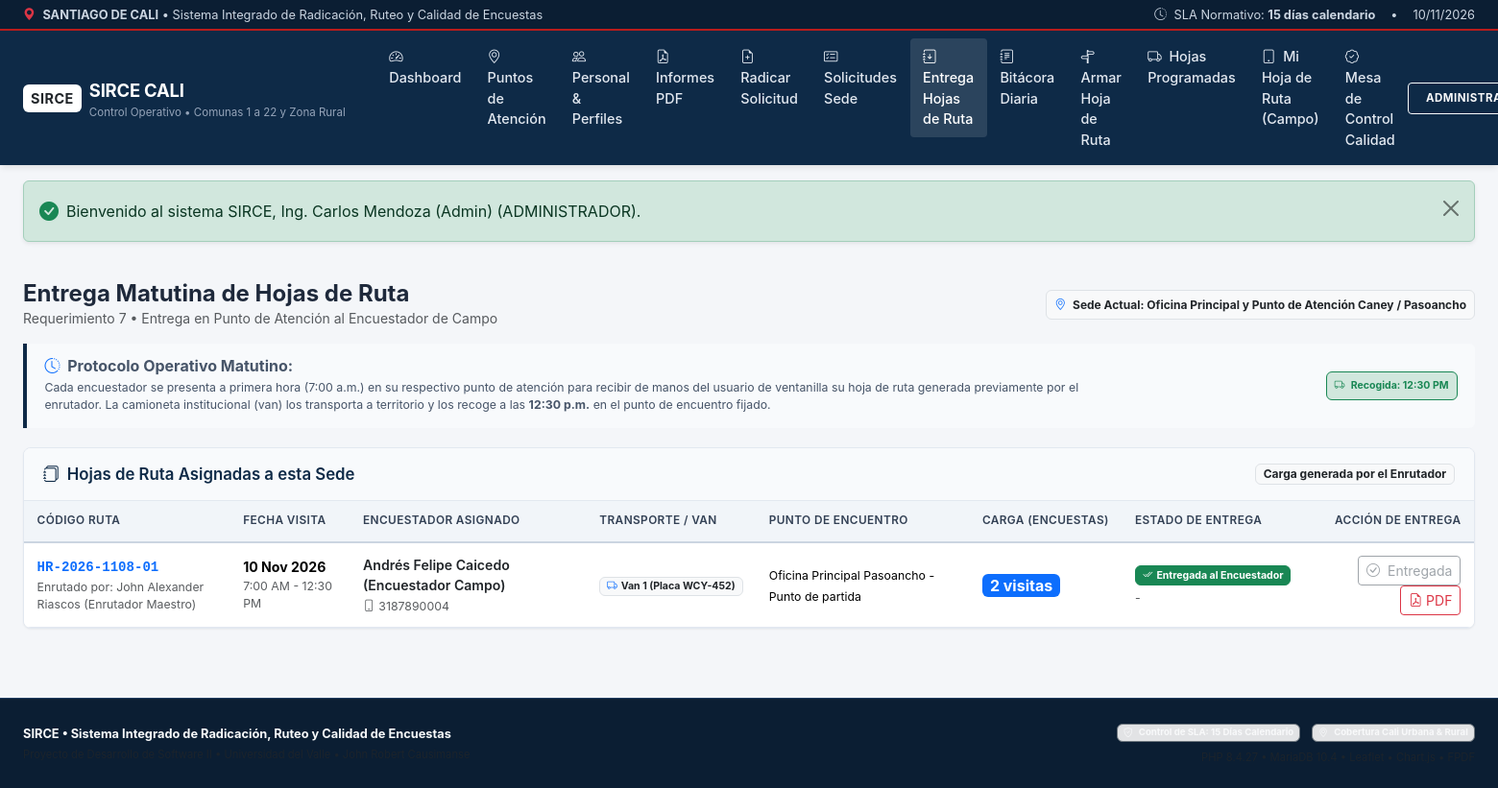
The app's page /modules/ventanilla/entrega_hojas.php (signed in) with its own data.
### tables this page shows
CREATE TABLE `hojas_ruta` (
  `id` INT AUTO_INCREMENT PRIMARY KEY,
  `codigo_hoja` VARCHAR(35) NOT NULL UNIQUE,
  `enrutador_id` INT NOT NULL,
  `encuestador_id` INT NOT NULL,
  `punto_atencion_id` INT NOT NULL,
  `fecha_programada` DATE NOT NULL,
  `camioneta_asignada` VARCHAR(60) NOT NULL,
  `punto_encuentro` VARCHAR(150) NOT NULL,
  `hora_salida` TIME DEFAULT '07:00:00',
  `hora_recogida` TIME DEFAULT '12:30:00',
  `total_encuestas` INT NOT NULL DEFAULT 0,
  `estado` ENUM('programada', 'entregada_a_encuestador', 'en_ejecucion', 'completada') DEFAULT 'programada',
  `fecha_entrega_ventanilla` DATETIME NULL,
  `ventanilla_entrega_id` INT NULL,
  `observaciones_enrutador` TEXT NULL,
  `observaciones_entrega` TEXT NULL,
  `creado_en` TIMESTAMP DEFAULT CURRENT_TIMESTAMP,
  CONSTRAINT `fk_hr_enrutador` FOREIGN KEY (`enrutador_id`) REFERENCES `usuarios` (`id`),
  CONSTRAINT `fk_hr_encuestador` FOREIGN KEY (`encuestador_id`) REFERENCES `usuarios` (`id`),
  CONSTRAINT `fk_hr_punto` FOREIGN KEY (`punto_atencion_id`) REFERENCES `puntos_atencion` (`id`),
  CONSTRAINT `fk_hr_ventanilla` FOREIGN KEY (`ventanilla_entrega_id`) REFERENCES `usuarios` (`id`)
);

CREATE TABLE `puntos_atencion` (
  `id` INT AUTO_INCREMENT PRIMARY KEY,
  `codigo` VARCHAR(20) NOT NULL UNIQUE,
  `nombre` VARCHAR(150) NOT NULL,
  `comuna` INT NOT NULL,
  `zona` ENUM('urbana', 'rural') DEFAULT 'urbana',
  `barrio` VARCHAR(100) NOT NULL,
  `direccion` VARCHAR(180) NOT NULL,
  `telefono` VARCHAR(50) NOT NULL,
  `latitud` DECIMAL(10, 8) NOT NULL,
  `longitud` DECIMAL(11, 8) NOT NULL,
  `es_principal` TINYINT(1) DEFAULT 0,
  `descripcion` TEXT NULL,
  `activo` TINYINT(1) DEFAULT 1,
  `creado_en` TIMESTAMP DEFAULT CURRENT_TIMESTAMP
);

CREATE TABLE `usuarios` (
  `id` INT AUTO_INCREMENT PRIMARY KEY,
  `cedula` VARCHAR(30) NOT NULL UNIQUE,
  `nombre_completo` VARCHAR(120) NOT NULL,
  `username` VARCHAR(50) NOT NULL UNIQUE,
  `password_hash` VARCHAR(255) NOT NULL,
  `email` VARCHAR(120) NOT NULL,
  `telefono` VARCHAR(30) NULL,
  `rol` ENUM('administrador', 'ventanilla', 'encuestador', 'calidad', 'enrutador') NOT NULL,
  `punto_atencion_id` INT NULL,
  `antiguedad_anios` INT DEFAULT 4,
  `activo` TINYINT(1) DEFAULT 1,
  `ultimo_acceso` DATETIME NULL,
  `creado_en` TIMESTAMP DEFAULT CURRENT_TIMESTAMP,
  CONSTRAINT `fk_usuario_punto` FOREIGN KEY (`punto_atencion_id`) REFERENCES `puntos_atencion` (`id`) ON DELETE SET NULL
);

### includes/auth.php (called while the page is built, shortened)
<?php
require_once __DIR__ . '/../config/config.php';
function isAuthenticated(): bool {
    return isset($_SESSION['user_id']) && !empty($_SESSION['user_id']);
}
function getCurrentUser(): ?array {
    return [
        'id'                => $_SESSION['user_id'],
        'username'          => $_SESSION['username'],
        'nombre_completo'   => $_SESSION['nombre_completo'],
        'rol'               => $_SESSION['rol'],
        'punto_atencion_id' => $_SESSION['punto_atencion_id'],
        'punto_nombre'      => $_SESSION['punto_nombre'] ?? null,
        'punto_comuna'      => $_SESSION['punto_comuna'] ?? null,
    ];
}

### config/config.php (called while the page is built, shortened)
<?php
function url(string $path = ''): string {
    $path = ltrim($path, '/');
    return BASE_URL . ($path !== '' ? '/' . $path : '');
}
function formatearFecha(?string $fecha, bool $incluirHora = false): string {
    if (!$fecha) return '-';
    $timestamp = strtotime($fecha);
    $meses = ['Ene', 'Feb', 'Mar', 'Abr', 'May', 'Jun', 'Jul', 'Ago', 'Sep', 'Oct', 'Nov', 'Dic'];
    $mes = $meses[(int)date('n', $timestamp) - 1];
    return sprintf('%s %s %s', date('d', $timestamp), $mes, date('Y', $timestamp));
}
function e(?string $text): string {
    return htmlspecialchars($text ?? '', ENT_QUOTES, 'UTF-8');
}

### modules/ventanilla/entrega_hojas.php (the view, shortened to what this page needs)
<?php
require_once __DIR__ . '/../../config/config.php';
require_once __DIR__ . '/../../includes/auth.php';
$pdo = getDBConnection();
$sql = '
    SELECT hr.*,
           p.nombre AS punto_nombre, p.comuna AS punto_comuna,
           u_enc.nombre_completo AS encuestador_nombre, u_enc.telefono AS encuestador_tel,
           u_enr.nombre_completo AS enrutador_nombre,
           u_ven.nombre_completo AS ventanilla_entrego_nombre
    FROM hojas_ruta hr
    INNER JOIN puntos_atencion p ON hr.punto_atencion_id = p.id
    INNER JOIN usuarios u_enc ON hr.encuestador_id = u_enc.id
    INNER JOIN usuarios u_enr ON hr.enrutador_id = u_enr.id
    LEFT JOIN usuarios u_ven ON hr.ventanilla_entrega_id = u_ven.id
    WHERE 1=1
';
$params = [];
$sql .= ' ORDER BY hr.fecha_programada DESC, hr.id DESC';
$stmt = $pdo->prepare($sql);
$stmt->execute($params);
$hojas = $stmt->fetchAll();
require_once __DIR__ . '/../../includes/header.php';
?>
<div class="d-flex justify-content-between align-items-center mb-3">
    <div>
        <h4 class="fw-bold mb-0 text-navy">Entrega Matutina de Hojas de Ruta</h4>
        <p class="text-muted small mb-0">Requerimiento 7 &bull; Entrega en Punto de Atención al Encuestador de Campo</p>
    </div>
    <span class="badge bg-light text-dark border p-2">
        <i class="bi bi-geo-alt me-1 text-primary"></i> Sede Actual: <?= e($currentUser['punto_nombre'] ?? 'Oficina Principal Sede 17') ?>
    </span>
</div>
<div class="callout-institutional">
    <div class="row align-items-center">
        <div class="col-md-9">
            <h6 class="fw-bold mb-1"><i class="bi bi-clock-history text-primary me-1"></i> Protocolo Operativo Matutino:</h6>
            <p class="mb-0 small">
                Cada encuestador se presenta a primera hora (7:00 a.m.) en su respectivo punto de atención para recibir de manos del usuario de ventanilla su hoja de ruta generada previamente por el enrutador. La camioneta institucional (van) los transporta a territorio y los recoge a las <strong>12:30 p.m.</strong> en el punto de encuentro fijado.
            </p>
        </div>
        <div class="col-md-3 text-md-end mt-2 mt-md-0">
            <span class="badge bg-success-subtle text-success border border-success p-2 small">
                <i class="bi bi-truck me-1"></i> Recogida: 12:30 PM
            </span>
        </div>
    </div>
</div>
<div class="app-card">
    <div class="app-card-header">
        <h5 class="app-card-title"><i class="bi bi-journals me-2"></i>Hojas de Ruta Asignadas a esta Sede</h5>
        <span class="badge bg-light text-dark border small">Carga generada por el Enrutador</span>
    </div>
    <div class="app-card-body p-0">
        <div class="table-responsive">
            <table class="table table-app table-hover mb-0">
                <thead>
                    <tr>
                        <th>Código Ruta</th>
                        <th>Fecha Visita</th>
                        <th>Encuestador Asignado</th>
                        <th>Transporte / Van</th>
                        <th>Punto de Encuentro</th>
                        <th>Carga (Encuestas)</th>
                        <th>Estado de Entrega</th>
                        <th class="text-end">Acción de Entrega</th>
                    </tr>
                </thead>
                <tbody>
                    <?php if (empty($hojas)): ?>
                        <tr>
                            <td colspan="8" class="text-center py-4 text-muted">
                                <i class="bi bi-inbox fs-3 d-block mb-1"></i>
                                No hay hojas de ruta programadas pendientes de entrega para esta sede en este momento.
                            </td>
                        </tr>
                    <?php else: ?>
                        <?php foreach ($hojas as $h): ?>
                            <tr>
                                <td>
                                    <strong class="text-primary font-monospace"><?= e($h['codigo_hoja']) ?></strong>
                                    <small class="d-block text-muted">Enrutado por: <?= e($h['enrutador_nombre']) ?></small>
                                </td>
                                <td>
                                    <strong><?= formatearFecha($h['fecha_programada']) ?></strong>
                                    <small class="d-block text-muted">7:00 AM - 12:30 PM</small>
                                </td>
                                <td>
                                    <div class="fw-semibold text-dark"><?= e($h['encuestador_nombre']) ?></div>
                                    <small class="text-muted"><i class="bi bi-phone me-1"></i><?= e($h['encuestador_tel']) ?></small>
                                </td>
                                <td>
                                    <span class="badge bg-light text-dark border">
                                        <i class="bi bi-truck me-1 text-primary"></i><?= e($h['camioneta_asignada']) ?>
                                    </span>
                                </td>
                                <td>
                                    <small><?= e($h['punto_encuentro']) ?></small>
                                </td>
                                <td>
                                    <span class="badge bg-primary fs-6 px-2 py-1">
                                        <?= (int)$h['total_encuestas'] ?> visitas
                                    </span>
                                </td>
                                <td>
                                    <?php if ($h['estado'] === 'programada'): ?>
                                        <span class="badge bg-warning text-dark border border-warning">
                                            <i class="bi bi-hourglass-split me-1"></i>Pendiente por Entregar
                                        </span>
                                    <?php elseif ($h['estado'] === 'entregada_a_encuestador'): ?>
                                        <span class="badge bg-success border border-success">
                                            <i class="bi bi-check2-all me-1"></i>Entregada al Encuestador
                                        </span>
                                        <small class="d-block text-muted mt-1">
                                            <?= formatearFecha($h['fecha_entrega_ventanilla'], true) ?>
                                        </small>
                                    <?php else: ?>
                                        <span class="badge bg-info text-dark">
                                            <?= e(strtoupper(str_replace('_', ' ', $h['estado']))) ?>
                                        </span>
                                    <?php endif; ?>
                                </td>
                                <td class="text-end">
                                    <?php if ($h['estado'] === 'programada'): ?>
                                        <form method="POST" action="entrega_hojas.php" class="d-inline" onsubmit="return confirm('¿Confirmar entrega formal de la hoja de ruta física y digital al encuestador <?= addslashes($h['encuestador_nombre']) ?>?');">
                                            <input type="hidden" name="accion" value="entregar_hoja">
                                            <input type="hidden" name="hoja_id" value="<?= $h['id'] ?>">
                                            <button type="submit" class="btn btn-sm btn-success fw-semibold">
                                                <i class="bi bi-hand-thumbs-up me-1"></i> Registrar Entrega
                                            </button>
                                        </form>
                                    <?php else: ?>
                                        <button class="btn btn-sm btn-outline-secondary" disabled>
                                            <i class="bi bi-check-circle me-1"></i> Entregada
                                        </button>
                                    <?php endif; ?>
                                    <a href="<?= url('modules/admin/reportes_pdf.php?tipo=hoja_ruta&id=' . $h['id']) ?>" target="_blank" class="btn btn-sm btn-outline-danger ms-1" title="Descargar Hoja de Ruta en PDF">
                                        <i class="bi bi-file-earmark-pdf"></i> PDF
                                    </a>
                                </td>
                            </tr>
                        <?php endforeach; ?>
                    <?php endif; ?>
                </tbody>
            </table>
        </div>
    </div>
</div>
<?php require_once __DIR__ . '/../../includes/footer.php'; ?>

### assets/css/styles.css (style rules this page uses)
:root { --brand-navy: #0e2a47; --brand-navy-dark: #091a2c; --brand-navy-light: #163e68; --brand-accent: #0284c7; --brand-accent-hover: #0369a1; --cali-red: #c53030; --cali-green: #15803d; --cali-yellow: #b45309; --bg-body: #f4f6f9; --bg-surface: #ffffff; --bg-subtle: #f8fafc; --border-color: #cbd5e1; --border-light: #e2e8f0; --text-primary: #1e293b; --text-secondary: #475569; --text-muted: #64748b; --shadow-sm: 0 1px 2px 0 rgba(0, 0, 0, 0.05); --shadow-md: 0 4px 6px -1px rgba(0, 0, 0, 0.08), 0 2px 4px -2px rgba(0, 0, 0, 0.04); --shadow-lg: 0 10px 15px -3px rgba(0, 0, 0, 0.08), 0 4px 6px -4px rgba(0, 0, 0, 0.03); }
body { font-family: -apple-system, BlinkMacSystemFont, "Segoe UI", Roboto, "Helvetica Neue", Arial, sans-serif; color: var(--text-primary); background-color: var(--bg-body); margin: 0; padding: 0; line-height: 1.5; min-height: 100vh; display: flex; flex-direction: column; }
.app-card { background: var(--bg-surface); border: 1px solid var(--border-light); border-radius: 8px; box-shadow: var(--shadow-sm); margin-bottom: 1.5rem; overflow: hidden; }
.app-card-header { background: #f8fafc; border-bottom: 1px solid var(--border-light); padding: 1rem 1.25rem; display: flex; align-items: center; justify-content: space-between; }
.app-card-title { font-size: 1.05rem; font-weight: 600; color: var(--brand-navy); margin: 0; }
.app-card-body { padding: 1.25rem; }
.table-app { width: 100%; margin-bottom: 0; font-size: 0.88rem; }
.table-app th { background-color: #f1f5f9; color: #334155; font-weight: 600; text-transform: uppercase; font-size: 0.74rem; letter-spacing: 0.4px; border-bottom: 2px solid #cbd5e1; padding: 0.75rem 0.85rem; white-space: nowrap; }
.table-app td { padding: 0.75rem 0.85rem; vertical-align: middle; border-bottom: 1px solid var(--border-light); }
.callout-institutional { border-left: 4px solid var(--brand-navy); background-color: #f8fafc; padding: 0.85rem 1.15rem; border-radius: 0 6px 6px 0; margin-bottom: 1.25rem; font-size: 0.88rem; color: var(--text-secondary); }

### records on screen
hojas_ruta: punto_atencion.nombre "Oficina Principal y Punto de Atención Caney / Pasoancho", codigo_hoja "HR-2026-1108-01", enrutador.nombre_completo "John Alexander Riascos (Enrutador Maestro)", fecha_programada "10 Nov 2026", encuestador.nombre_completo "Andrés Felipe Caicedo (Encuestador Campo)", encuestador.telefono "3187890004", camioneta_asignada "Van 1 (Placa WCY-452)", punto_encuentro "Oficina Principal Pasoancho - Punto de partida", total_encuestas "2", fecha_entrega_ventanilla "-", shows "Entregada"

### other values on screen
$flash['message'] "Bienvenido al sistema SIRCE, Ing. Carlos Mendoza (Admin) (ADMINISTRADOR)."
